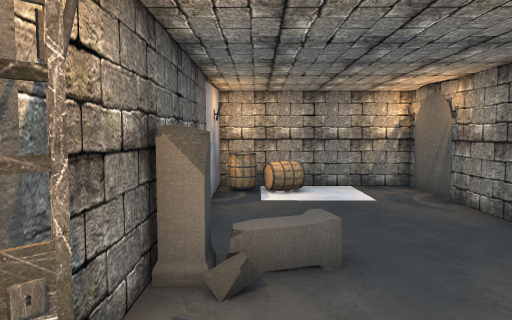
View 1 (above)

12 first-person views from a walk through a scene from a Unity 3-D project. The camera is 1.5 m above the floor, tilts 4° down and sees 70° across. The floor is counted in squares, 0.95 m on a side. Each view is taken from the middle of a square. On the plan, view 1 faces up. The plan holds only what a view shows up to about 17 squares ahead; the rest is blank. The place goes on beyond the plan. The player character is not drawn. Door leaves are left out, so doorways stand open.

View 2
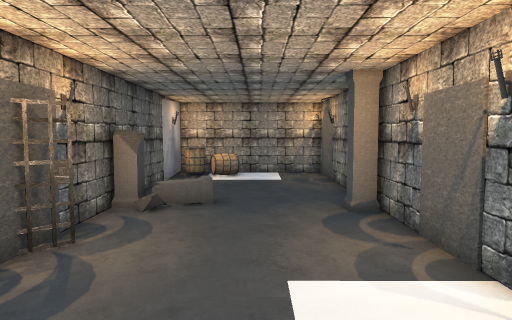

View 3
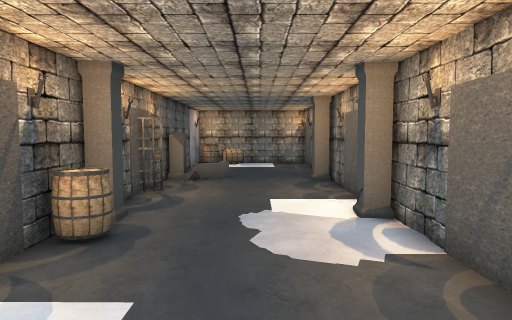

View 4
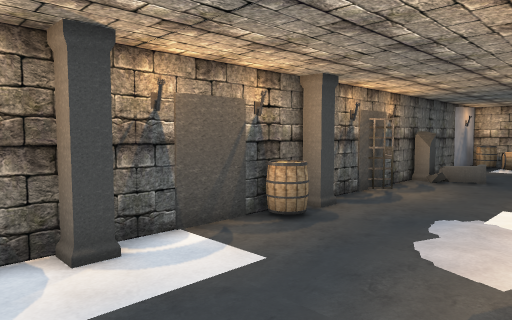

View 5
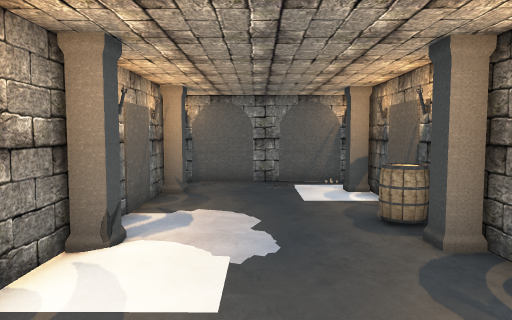

View 6
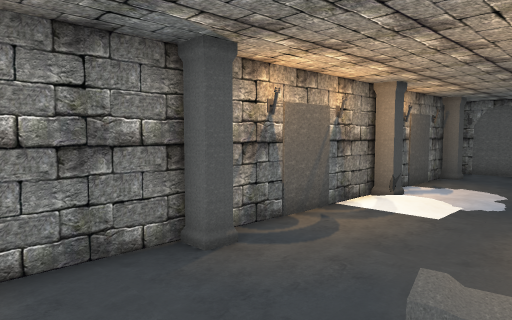

View 7
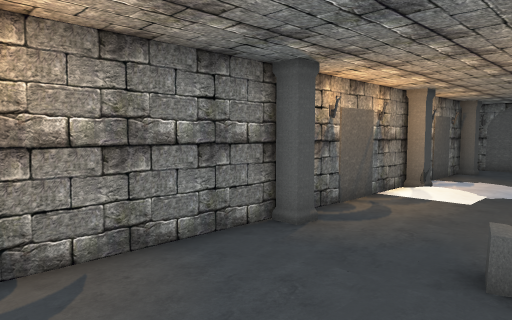

View 8
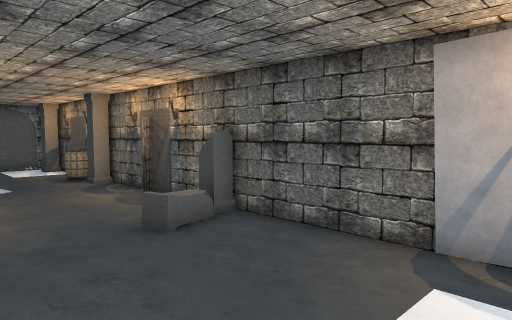

View 9
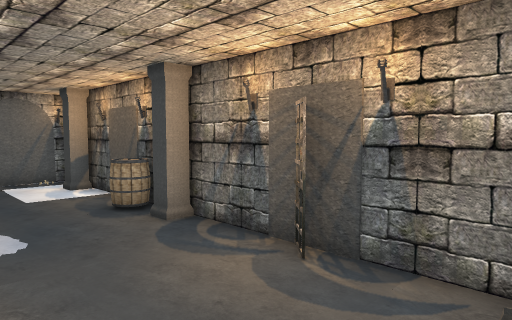

View 10
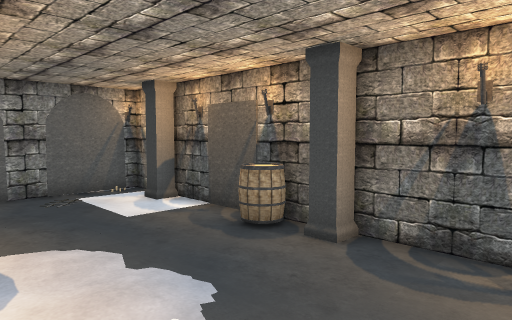

View 11
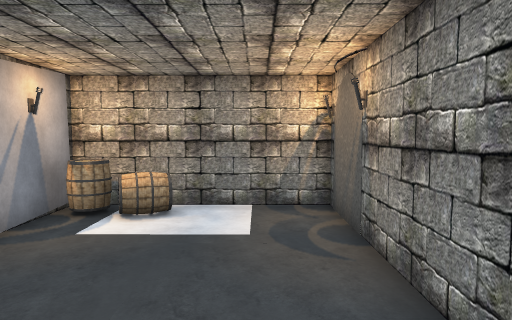

View 12
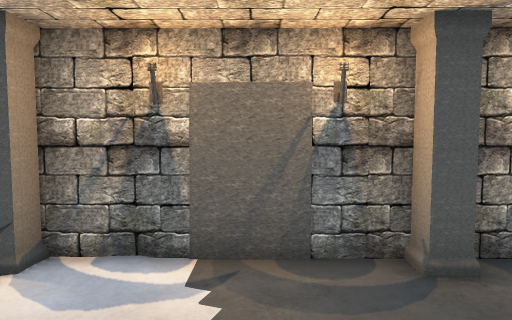

### Floor plan
Points are (right, up) in squares from view 1. A wall is a line through its corners. A room is listed if a view was taken in it or the views show most of it. See-through windows are left out.
Room 1 (views 1, 2, 3, 4, 5, 6, 7, 8, 9, 10, 11, 12)
walls: (-0.6, 1.2) (-1.2, 0.6); (-1.2, -3.3) (-1.2, -5.6); (4.6, -7.2) (4.7, 9.4); (-1.2, -7.3) (-1.2, -8.2); (4.6, -8.4) (4.6, -7.7); (1.5, -9.3) (4.6, -9.3); (4.5, 11.1) (-1.1, 11.2) (-1.2, -1.5)
ways out: opening at (4, 10); open door at (4.3, -4.7)
objects: other object (-1, -9); pillar (-1, -7); other object (-1, -6); barrel (-1, -4) to (0, -3); pillar (-1, -2); other object (-1, 4) to (0, 4); barrel (0, 10); barrel (1, 10); other object (3, -2); pillar (4, -7); pillar (4, -2); pillar (4, 4)

Where each view was taken, in squares from view 1:
view 1: 0 up, 0 right, facing up
view 2: 4 down, 2 right, facing up
view 3: 9 down, 2 right, facing up
view 4: 9 down, 4 right, facing up-left
view 5: 3 up, 2 right, facing down
view 6: 7 up, 0 right, facing down-right
view 7: 9 up, 0 right, facing down-right
view 8: 10 up, 4 right, facing down-left
view 9: 4 up, 3 right, facing down-left
view 10: 1 up, 4 right, facing down-left
view 11: 3 up, 3 right, facing up
view 12: 5 down, 0 right, facing right
